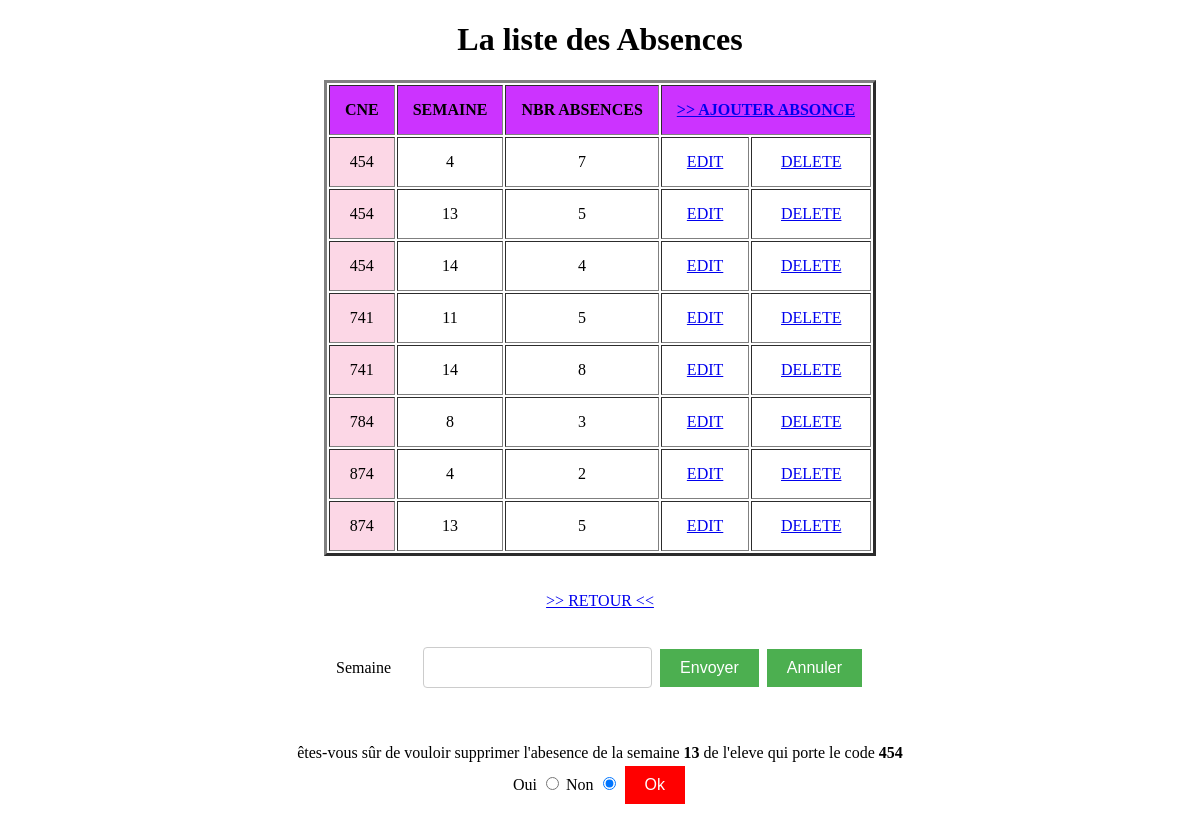
Screenshot of /IHM/Absence/index.php?id=454&semaine=13&a=1 with the database file from the repository.
### tables this page shows
CREATE TABLE `absence` (
  `semaine` int(11) NOT NULL,
  `cne` int(11) NOT NULL,
  `nbr_abs` int(11) NOT NULL
);

### Acces_BD/Absences.php (called while the page is built, shortened)
<?php
$link=Connexion("tpabsence");
function all()
{
Global $link;
$req="select * from absence ORDER BY cne ASC";
return mysqli_query($link,$req);
}
?>

### IHM/Absence/index.php (the view, shortened to what this page needs)
<!DOCTYPE html>
<html>
<head>
</head>
<body>
<?php
function Confirmation($id,$semaine)
{
?><br> <br>
<form action="../../Traitement/Absence.php?action=delete&id=<?=$id?>&semaine=<?=$semaine?>" method="post">
êtes-vous sûr de vouloir supprimer l'abesence de la semaine <strong><?=$semaine?></strong> de l'eleve qui porte le code <strong><?=$id?></strong>
<br> Oui <input type="radio" name="conf" value="oui">
Non <input type="radio" name="conf" value="non" checked>
<input class="button button4" type="submit" value="Ok">
</form>
<?php
}
?>
<?php
include_once "../../Acces_BD/Absences.php";
$res=all();
?>
<center>
    <h1>La liste des Absences</h1>
    <table border="3";width=90%; style="text-transform: uppercase; text-align: center;";>
    <tr style="padding: 15px;  text-align: center; background:#CC33FF;">
        <th>CNE</th>
        <th>SEMAINE</th>
        <th>NBR ABSENCES</th>
        <th colspan="2"><a href="form.php">>> AJOUTER ABSONCE</a></th>
    </tr>
<?php while($V=mysqli_fetch_array($res))
      {
?>
    <tr>
        <td style="background: #FCD7E6 ;"><?=$V[1]?></td>
        <td><?=$V[0]?></td>
        <td><?=$V[2]?></td>
        <td><a href="form.php?id=<?=$V[1]?>&semaine=<?=$V[0]?>">Edit</a></td>
        <td><a href="?id=<?=$V[1]?>&semaine=<?=$V[0]?>&a=1">Delete</a></td>
    </tr>
<?php } ?>
</table>
<br><br>
<a href="../../index.php?admin=true">>> RETOUR <<</a>
<br><br>
<table>
<form action="?action=search" method="post">
<tr>
<td>Semaine</td>
            <td><input type="text" name="week" value="" ></td>
            <td><input class="button button1" type="submit" value="Envoyer">
            <input class="button button1" type="reset" value="Annuler"></td>
        </tr>
      </form>
</table>
<?php
if(isset($_GET['a'])==1)
Confirmation($_GET['id'],$_GET['semaine']);
?>
</center></body>

### IHM/Absence/index.php (style rules this page uses)
th, td { padding: 15px; }
.button { border: none; color: white; padding: 10px 20px; text-align: center; text-decoration: none; display: inline-block; font-size: 16px; margin: 4px 2px; cursor: pointer; }
input[type=text], input[type=password] { width: 100%; padding: 12px; border: 1px solid #ccc; border-radius: 4px; resize: vertical; }
.button1 { background-color: #4CAF50; }
.button4 { background-color: red; }

### rows the page displays
absence: cne "454", semaine "4", nbr_abs "7"
absence: cne "454", semaine "13", nbr_abs "5"
absence: cne "454", semaine "14", nbr_abs "4"
absence: cne "741", semaine "11", nbr_abs "5"
absence: cne "741", semaine "14", nbr_abs "8"
absence: cne "784", semaine "8", nbr_abs "3"
absence: cne "874", semaine "4", nbr_abs "2"
absence: cne "874", semaine "13", nbr_abs "5"

### other values shown
$id "454"
